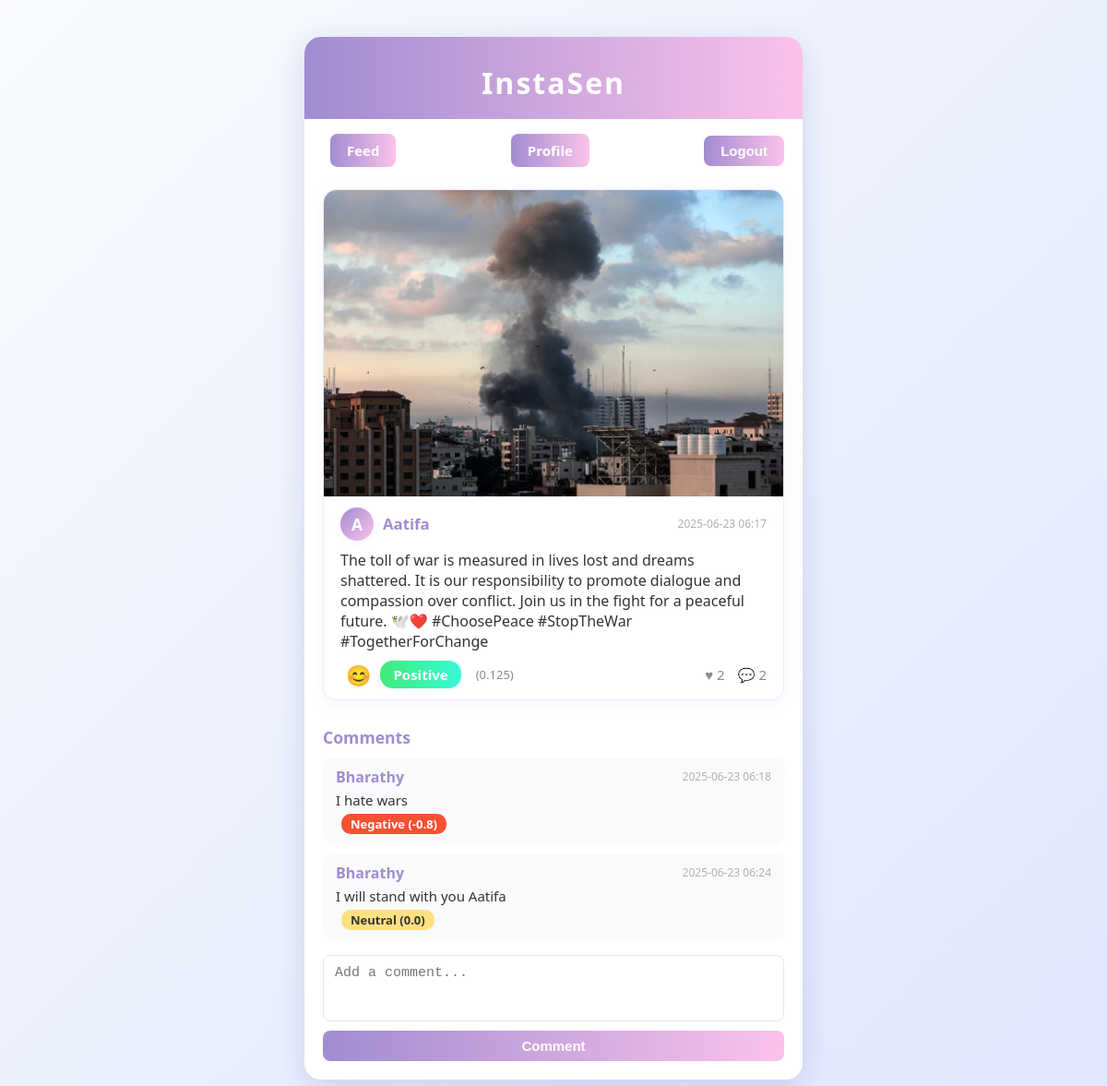
The page /post/1 (signed in) on the database its author committed.
### models.py (models this page shows)
class Post(db.Model):
    id = db.Column(db.Integer, primary_key=True)
    image_filename = db.Column(db.String(120), nullable=False)
    caption = db.Column(db.Text, nullable=True)
    sentiment = db.Column(db.String(20), nullable=True)
    sentiment_score = db.Column(db.Float, nullable=True)
    timestamp = db.Column(db.DateTime, default=datetime.utcnow)
    user_id = db.Column(db.Integer, db.ForeignKey('user.id'), nullable=False)
    comments = db.relationship('Comment', backref='post', lazy=True)
    likes = db.relationship('Like', backref='post', lazy=True)

class User(UserMixin, db.Model):
    id = db.Column(db.Integer, primary_key=True)
    username = db.Column(db.String(80), unique=True, nullable=False)
    password = db.Column(db.String(200), nullable=False)
    profile_image = db.Column(db.String(120), nullable=True)
    posts = db.relationship('Post', backref='author', lazy=True)
    comments = db.relationship('Comment', backref='author', lazy=True)
    likes = db.relationship('Like', backref='user', lazy=True)
    notifications = db.relationship('Notification', backref='user', lazy=True)
    followed = db.relationship('Follow', foreign_keys=[Follow.follower_id], backref='follower', lazy='dynamic')
    followers = db.relationship('Follow', foreign_keys=[Follow.followed_id], backref='followed', lazy='dynamic')
    sent_messages = db.relationship('Message', foreign_keys=[Message.sender_id], backref='sender', lazy='dynamic')
    received_messages = db.relationship('Message', foreign_keys=[Message.recipient_id], backref='recipient', lazy='dynamic')

class Comment(db.Model):
    id = db.Column(db.Integer, primary_key=True)
    content = db.Column(db.Text, nullable=False)
    sentiment = db.Column(db.String(20), nullable=True)
    sentiment_score = db.Column(db.Float, nullable=True)
    timestamp = db.Column(db.DateTime, default=datetime.utcnow)
    user_id = db.Column(db.Integer, db.ForeignKey('user.id'), nullable=False)
    post_id = db.Column(db.Integer, db.ForeignKey('post.id'), nullable=False)

### main.py (the view, shortened to what this page needs)
@main_bp.route('/post/<int:post_id>', methods=['GET', 'POST'])
@login_required
def post_detail(post_id):
    post = Post.query.get_or_404(post_id)
    return render_template('post_detail.html', post=post)

### app.py (called while the page is built)
@login_manager.user_loader
def load_user(user_id):
    return User.query.get(int(user_id))

### templates/post_detail.html (shortened to what this page needs)
<!DOCTYPE html>
<html lang="en">
<head>
</head>
<body>
    <div class="container">
        <div class="header">
            <h2>InstaSen</h2>
        </div>
        <div class="nav">
            <a href="{{ url_for('main.feed') }}">Feed</a>
            <a href="{{ url_for('main.profile', username=current_user.username) }}">Profile</a>
            <form method="post" action="{{ url_for('auth.logout') }}" style="display:inline;">
                <button type="submit">Logout</button>
            </form>
        </div>
        <div class="post">
            <img class="post-image" src="{{ url_for('static', filename='images/' ~ post.image_filename) }}" alt="Post image">
            <div class="post-header">
                <span class="avatar">{{ post.author.username[0]|upper }}</span>
                <span class="username">{{ post.author.username }}</span>
                <span class="timestamp">{{ post.timestamp.strftime('%Y-%m-%d %H:%M') }}</span>
            </div>
            {% if post.caption %}
            <div class="caption">{{ post.caption }}</div>
            {% endif %}
            <div class="post-footer">
                <div class="sentiment-box">
                    <span class="emoji">
                        {% if post.sentiment == 'Positive' %}😊{% elif post.sentiment == 'Negative' %}😞{% else %}😐{% endif %}
                    </span>
                    <span class="sentiment {{ post.sentiment }}">{{ post.sentiment }}</span>
                    <span class="score">({{ post.sentiment_score }})</span>
                </div>
                <div>
                    <span class="like-count">♥ {{ post.likes|length }}</span>
                    <span class="comment-count">💬 {{ post.comments|length }}</span>
                </div>
            </div>
        </div>
        <div class="comments-section">
            <div class="comments-title">Comments</div>
            {% for comment in post.comments %}
                <div class="comment">
                    <div class="comment-header">
                        <span class="comment-username">{{ comment.author.username }}</span>
                        <span class="comment-timestamp">{{ comment.timestamp.strftime('%Y-%m-%d %H:%M') }}</span>
                    </div>
                    <div class="comment-content">{{ comment.content }}</div>
                    <span class="comment-sentiment {{ comment.sentiment }}">{{ comment.sentiment }} ({{ comment.sentiment_score }})</span>
                </div>
            {% else %}
                <p style="text-align:center; color:#888;">No comments yet.</p>
            {% endfor %}
            <form class="add-comment-form" method="post">
                <textarea name="content" placeholder="Add a comment..." required></textarea>
                <button type="submit">Comment</button>
            </form>
        </div>
    </div>
</body>
</html>

### templates/post_detail.html (style rules this page uses)
body { background: linear-gradient(135deg, #f8fafc 0%, #e0e7ff 100%); font-family: 'Segoe UI', Arial, sans-serif; min-height: 100vh; margin: 0; }
.container { max-width: 540px; margin: 40px auto; background: #fff; border-radius: 18px; box-shadow: 0 8px 32px 0 rgba(31, 38, 135, 0.15); overflow: hidden; padding-bottom: 20px; }
.header { padding: 28px 20px 18px 20px; background: linear-gradient(90deg, #a18cd1 0%, #fbc2eb 100%); text-align: center; }
.header h2 { margin: 0; font-size: 2rem; color: #fff; letter-spacing: 2px; font-weight: 700; }
.nav { display: flex; justify-content: space-between; align-items: center; padding: 16px 20px 0 20px; }
.nav a, .nav form button { background: linear-gradient(90deg, #a18cd1 0%, #fbc2eb 100%); color: #fff; border: none; border-radius: 8px; font-size: 15px; font-weight: 600; padding: 8px 18px; text-decoration: none; margin-left: 8px; cursor: pointer; transition: background 0.2s, transform 0.1s; }
.post { background: #fff; border-radius: 14px; box-shadow: 0 4px 16px 0 rgba(161, 140, 209, 0.10); margin: 24px 20px 28px 20px; padding: 0 0 12px 0; display: flex; flex-direction: column; border: 1.5px solid #f3e8ff; }
.post-image { width: 100%; max-height: 340px; object-fit: cover; border-radius: 14px 14px 0 0; }
.post-header { display: flex; align-items: center; padding: 12px 18px 0 18px; }
.avatar { width: 36px; height: 36px; border-radius: 50%; background: linear-gradient(135deg, #a18cd1 0%, #fbc2eb 100%); display: flex; align-items: center; justify-content: center; color: #fff; font-weight: bold; font-size: 1.1rem; margin-right: 10px; box-shadow: 0 2px 8px 0 rgba(161, 140, 209, 0.10); }
.username { font-weight: bold; color: #a18cd1; font-size: 1.05rem; margin-right: 8px; }
.timestamp { color: #b0b0b0; font-size: 12px; margin-left: auto; }
.caption { font-size: 16px; margin: 10px 18px 0 18px; color: #333; word-break: break-word; }
.post-footer { display: flex; align-items: center; justify-content: space-between; margin: 10px 18px 0 18px; }
.sentiment-box { display: flex; align-items: center; gap: 10px; }
.sentiment { font-size: 15px; font-weight: bold; padding: 5px 14px; border-radius: 14px; box-shadow: 0 1px 4px 0 rgba(161, 140, 209, 0.08); }
.sentiment.Positive { color: #fff; background: linear-gradient(90deg, #43e97b 0%, #38f9d7 100%); }
.score { font-size: 13px; color: #888; margin-left: 6px; }
.emoji { font-size: 22px; margin-left: 6px; }
.like-count, .comment-count { color: #888; font-size: 15px; margin-left: 10px; }
.comments-section { margin: 0 20px 0 20px; }
.comments-title { font-weight: bold; color: #a18cd1; margin: 18px 0 10px 0; font-size: 1.1rem; }
.comment { background: #f8fafc; border-radius: 10px; margin-bottom: 12px; padding: 10px 14px; box-shadow: 0 1px 4px 0 rgba(161, 140, 209, 0.06); }
.comment-header { display: flex; align-items: center; margin-bottom: 4px; }
.comment-username { font-weight: bold; color: #a18cd1; font-size: 1rem; margin-right: 8px; }
.comment-timestamp { color: #b0b0b0; font-size: 12px; margin-left: auto; }
.comment-content { font-size: 15px; color: #333; margin-bottom: 4px; }
.comment-sentiment { font-size: 13px; font-weight: bold; border-radius: 10px; padding: 2px 10px; margin-left: 6px; }
.comment-sentiment.Negative { color: #fff; background: #f85032; }
.comment-sentiment.Neutral { color: #333; background: #ffe082; }
.add-comment-form { margin-top: 18px; display: flex; flex-direction: column; }
.add-comment-form textarea { padding: 10px 12px; border: 1px solid #e0e7ff; border-radius: 8px; font-size: 15px; background: #fff; transition: border 0.2s; resize: none; min-height: 50px; margin-bottom: 10px; }
.add-comment-form button { padding: 8px 0; background: linear-gradient(90deg, #a18cd1 0%, #fbc2eb 100%); color: #fff; border: none; border-radius: 8px; font-size: 15px; font-weight: 600; cursor: pointer; transition: background 0.2s, transform 0.1s; }

### rows shown on the page
Post: image_filename (picture), timestamp "2025-06-23 06:17", caption "The toll of war is measured in lives lost and dreams shattered. It is our responsibility to promote dialogue and compassion over conflict. Join us in the fight for a peaceful future. 🕊️❤️ #ChoosePeace #StopTheWar #TogetherForChange", sentiment "Positive", sentiment_score "0.125"
User: author "A", author.username "Aatifa"
Comment: author.username "Bharathy", timestamp "2025-06-23 06:18", content "I hate wars", sentiment "Negative", sentiment_score "-0.8"
Comment: author.username "Bharathy", timestamp "2025-06-23 06:24", content "I will stand with you Aatifa", sentiment "Neutral", sentiment_score "0.0"

### other values the page prints
{{ post.likes|length }} "2"
{{ post.comments|length }} "2"
